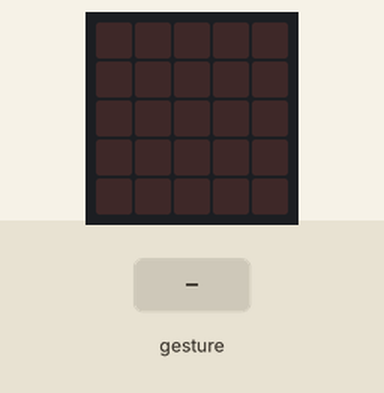
A program run on a simulated BBC micro:bit (MakeCode). Shown: the board's 5×5 LED display. The test bench sets the inputs (shaded band). A tilt is held for 1.5 s and a shake lasts 1 s, then the board lies face up again.

Above: at 1.2 s.
1.3 s: gesture '3g'
At 2.2 s:
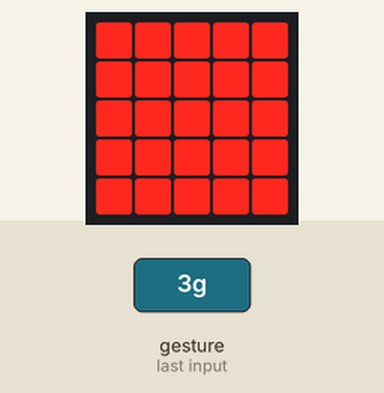
Timing chart, 0 to 4.3 s (numbered marks = the images above; inputs shaded):
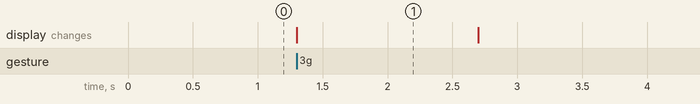

The program:

main.ts
```typescript
input.onGesture(Gesture.ThreeG, function () {
    basic.showLeds(`
        # # # # #
        # # # # #
        # # # # #
        # # # # #
        # # # # #
        `)
    basic.pause(1000)
    basic.showLeds(`
        . . . . .
        . . . . .
        . . . . .
        . . . . .
        . . . . .
        `)
})
basic.forever(function () {

})
```

test.ts
```typescript
// les tests vont ici ; cela ne sera pas compilé si ce paquet est utilisé en tant qu'extension.
```

Measured:
- after the input at 1.3 s, the display: changes at once (image 1)
- what the display in image 1 shows lasts 1.4 s, from 1.3 s to 2.7 s
